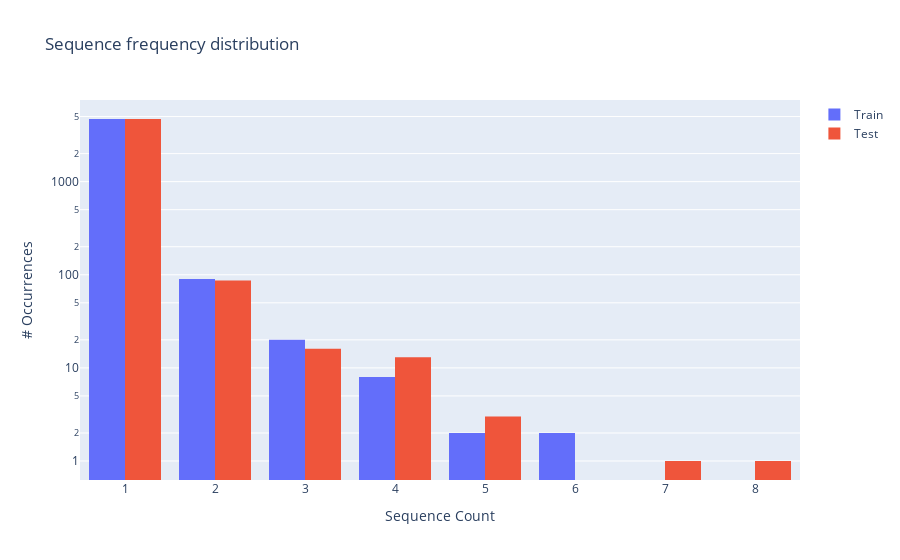

The notebook cell saved with this chart:
### Code cell
train_sequence_freq_list = []
for sequence in set(train_sequences):
    train_sequence_freq_list.append(sequence_freq[sequence])

test_sequence_freq_list = []
for sequence in set(test_sequences):
    test_sequence_freq_list.append(sequence_freq[sequence])


fig = go.Figure()
# histogram of sequence lengths
fig.add_trace(go.Histogram(x=train_sequence_freq_list, name="Train"))
fig.add_trace(go.Histogram(x=test_sequence_freq_list, name="Test"))
fig.update_layout(title="Sequence frequency distribution",
                  xaxis_title="Sequence Count",
                  yaxis_title="# Occurrences")
# yscale log
fig.update_yaxes(type="log")
if show_image:
    fig.show()

### Figure 1 — Plotly figure (JSON) as saved in the notebook; plotly's stock layout.template omitted (floating-point values rounded to 4 significant figures; data arrays with more than 128 entries replaced by an {"elided": "..."} marker saying what was removed)
{"data": [{"name": "Train", "type": "histogram", "x": {"elided": "4828 int values"}}, {"name": "Test", "type": "histogram", "x": {"elided": "4817 int values"}}], "layout": {"title": {"text": "Sequence frequency distribution"}, "xaxis": {"title": {"text": "Sequence Count"}}, "yaxis": {"title": {"text": "# Occurrences"}, "type": "log"}}}
